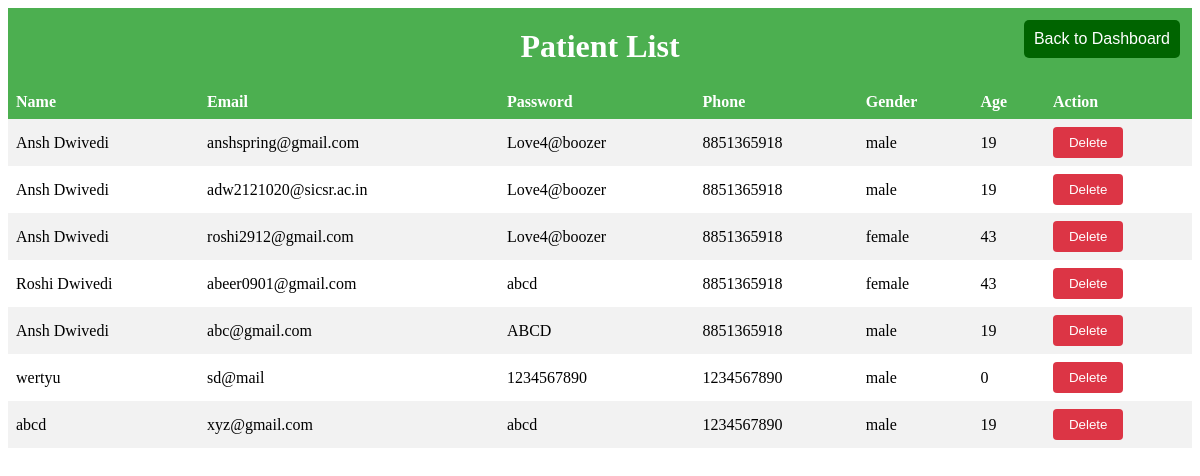
Screenshot of /hms_admin/patients/ with the database file from the repository.
### shared_models/models.py (models this page shows)
class Patient(models.Model):
    name = models.CharField(max_length=100)
    email = models.EmailField(unique=True)
    password = models.CharField(max_length=100)
    contact_number = models.CharField(max_length=20)
    gender = models.CharField(max_length=10)
    age = models.IntegerField()

### hms_admin/views.py (the view, shortened to what this page needs)
# urls.py: path('patients/', views.patient_list, name='patient_list'),
def patient_list(request):
    patients = Patient.objects.all()
    return render(request, 'patient_list.html', {'patients': patients})

### hms_admin/templates/patient_list.html (shortened to what this page needs)
<!DOCTYPE html>
<html>
<head>
</head>
<body>
    <div class="header">
        <h1>Patient List</h1>
    </div>
  <form method="GET" action="{% url 'admin_dashboard' %}">
    <button type="submit" class="back-btn">Back to Dashboard</button>
  </form>
  <table>
    <tr>
      <th>Name</th>
      <th>Email</th>
      <th>Password</th>
      <th>Phone</th>
      <th>Gender</th>
      <th>Age</th>
      <th>Action</th>
    </tr>
    {% for patient in patients %}
    <tr>
      <td>{{ patient.name }}</td>
      <td>{{ patient.email }}</td>
      <td>{{ patient.password }}</td>
      <td>{{ patient.contact_number }}</td>
      <td>{{ patient.gender }}</td>
      <td>{{ patient.age }}</td>
      <td>
        <form method="POST" action="{% url 'patient_list' %}">
          <button type="submit" class="delete-btn">Delete</button>
        </form>
      </td>
    </tr>
    {% endfor %}
  </table>
</body>
</html>

### hms_admin/templates/patient_list.html (style rules this page uses)
.header { background-color: #4caf50; color: #fff; padding: 20px; text-align: center; }
.header h1 { margin: 0; }
table { border-collapse: collapse; width: 100%; }
th, td { text-align: left; padding: 8px; }
th { background-color: #4CAF50; color: white; }
tr:nth-child(even) { background-color: #f2f2f2; }
.back-btn { position: absolute; top: 20px; right: 20px; background-color: darkgreen; color: white; border: none; padding: 10px; font-size: 16px; cursor: pointer; border-radius: 5px; }
.delete-btn { background-color: #dc3545; color: #fff; border: none; padding: 8px 16px; border-radius: 4px; cursor: pointer; transition: background-color 0.3s ease-in-out; }

### rows the page displays
Patient: name "Ansh Dwivedi", email "anshspring@gmail.com", password "Love4@boozer", contact_number "8851365918", gender "male", age "19"
Patient: name "Ansh Dwivedi", email "adw2121020@sicsr.ac.in", password "Love4@boozer", contact_number "8851365918", gender "male", age "19"
Patient: name "Ansh Dwivedi", email "roshi2912@gmail.com", password "Love4@boozer", contact_number "8851365918", gender "female", age "43"
Patient: name "Roshi Dwivedi", email "abeer0901@gmail.com", password "abcd", contact_number "8851365918", gender "female", age "43"
Patient: name "Ansh Dwivedi", email "abc@gmail.com", password "ABCD", contact_number "8851365918", gender "male", age "19"
Patient: name "wertyu", email "sd@mail", password "1234567890", contact_number "1234567890", gender "male", age "0"
Patient: name "abcd", email "xyz@gmail.com", password "abcd", contact_number "1234567890", gender "male", age "19"
